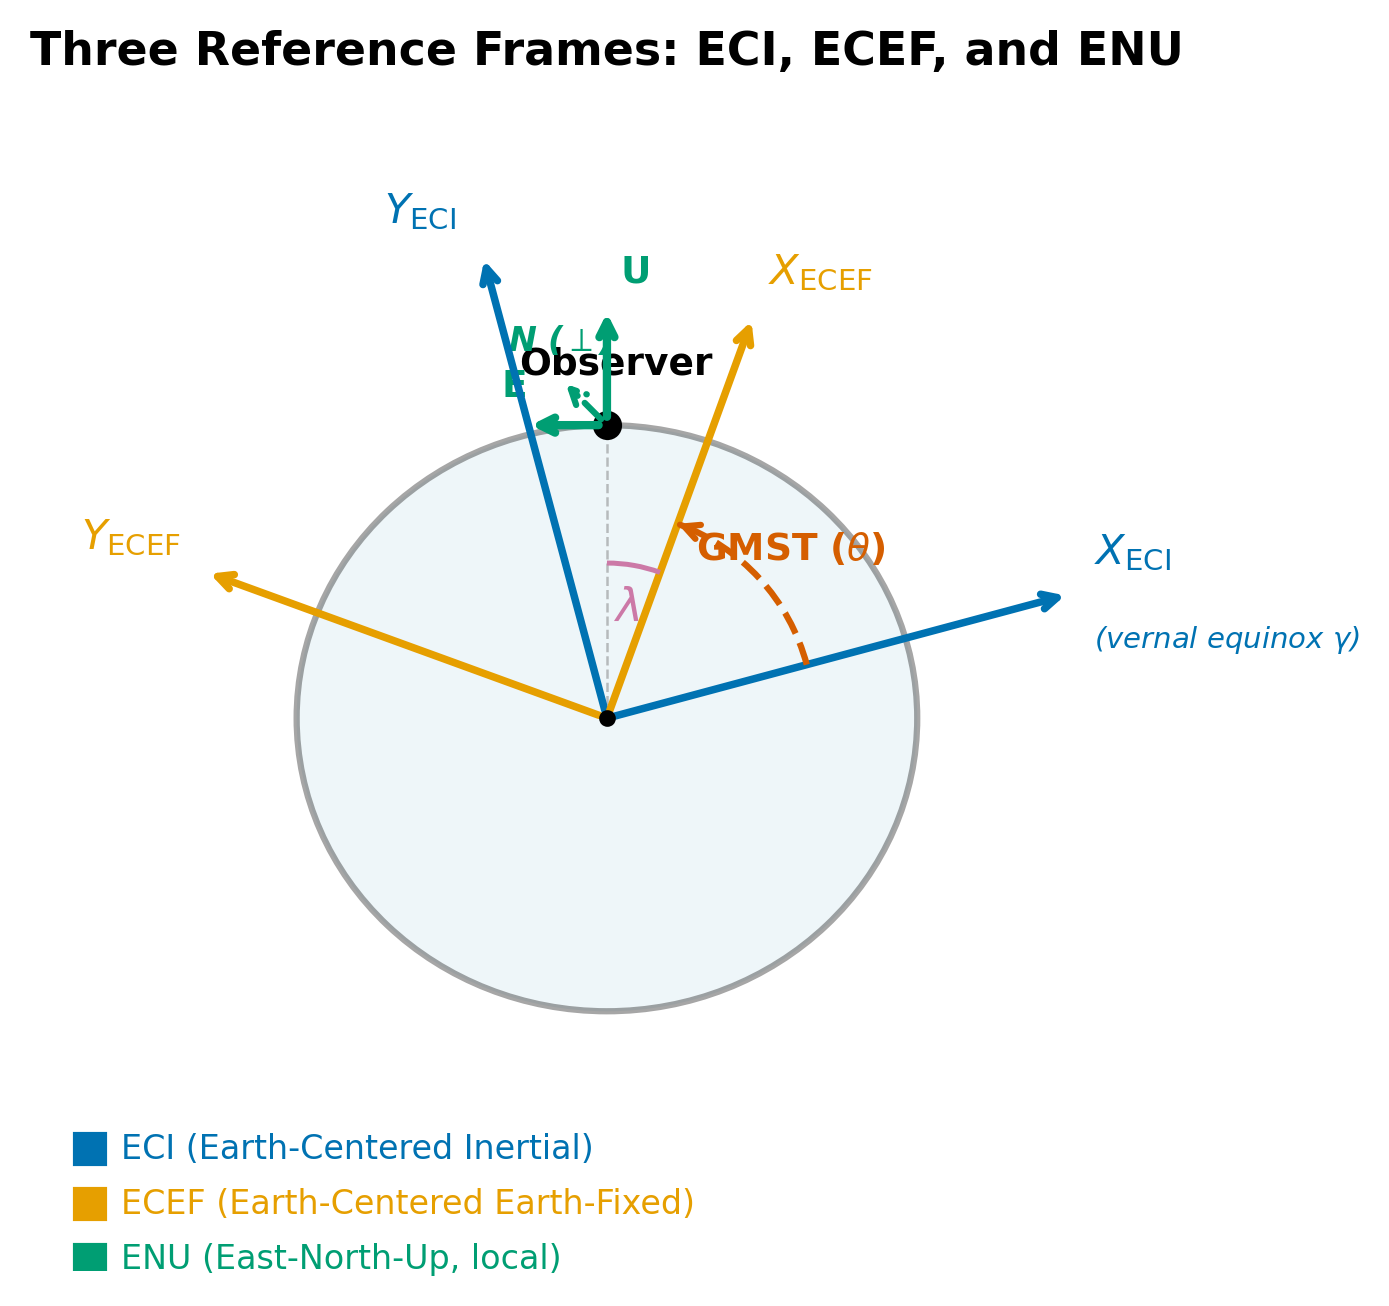

Recreate this plot in Python.
"""Figure 2: Three reference frames (ECI, ECEF, ENU) schematic."""

import sys
sys.path.insert(0, '/home/[user]/dev/pytheas/doc/figures')

import numpy as np
import matplotlib.pyplot as plt
import matplotlib.patches as mpatches
from matplotlib.patches import FancyArrowPatch, Arc, Ellipse
from style import apply_style, COLORS

apply_style()

fig, ax = plt.subplots(figsize=(6, 5))
ax.axis('off')
ax.set_xlim(-3.2, 3.2)
ax.set_ylim(-3.2, 3.5)
ax.set_aspect('equal')

# --- Earth as oblate ellipse (meridional cross-section) ---
earth = Ellipse((0, 0), width=3.6, height=3.4, linewidth=1.5,
                edgecolor=COLORS['black'], facecolor='#d0e8f0', alpha=0.35,
                zorder=1)
ax.add_patch(earth)

# --- 1) ECI axes (navy) ---
eci_color = COLORS['navy']
eci_len = 2.8

# ECI angle: tilted slightly to distinguish from ECEF
eci_angle_deg = 15
eci_angle = np.radians(eci_angle_deg)

# X_ECI
dx_eci = eci_len * np.cos(eci_angle)
dy_eci = eci_len * np.sin(eci_angle)
ax.annotate('', xy=(dx_eci, dy_eci), xytext=(0, 0),
            arrowprops=dict(arrowstyle='->', color=eci_color, lw=1.8),
            zorder=5)
ax.text(dx_eci + 0.12, dy_eci + 0.12, r'$X_{\mathrm{ECI}}$',
        color=eci_color, fontsize=10, fontweight='bold', ha='left', va='bottom')
# Small star symbol at tip direction
ax.text(dx_eci + 0.12, dy_eci - 0.18, r'(vernal equinox $\gamma$)',
        color=eci_color, fontsize=7, ha='left', va='top', style='italic')

# Y_ECI (perpendicular)
dx_eci_y = eci_len * np.cos(eci_angle + np.pi/2)
dy_eci_y = eci_len * np.sin(eci_angle + np.pi/2)
ax.annotate('', xy=(dx_eci_y, dy_eci_y), xytext=(0, 0),
            arrowprops=dict(arrowstyle='->', color=eci_color, lw=1.8),
            zorder=5)
ax.text(dx_eci_y - 0.15, dy_eci_y + 0.12, r'$Y_{\mathrm{ECI}}$',
        color=eci_color, fontsize=10, fontweight='bold', ha='right', va='bottom')

# --- 2) ECEF axes (orange) ---
ecef_color = COLORS['orange']
ecef_len = 2.5

# ECEF rotated by GMST from ECI
gmst_deg = 55  # angle between ECI and ECEF
ecef_angle = np.radians(eci_angle_deg + gmst_deg)

# X_ECEF
dx_ecef = ecef_len * np.cos(ecef_angle)
dy_ecef = ecef_len * np.sin(ecef_angle)
ax.annotate('', xy=(dx_ecef, dy_ecef), xytext=(0, 0),
            arrowprops=dict(arrowstyle='->', color=ecef_color, lw=1.8),
            zorder=5)
ax.text(dx_ecef + 0.08, dy_ecef + 0.12, r'$X_{\mathrm{ECEF}}$',
        color=ecef_color, fontsize=10, fontweight='bold', ha='left', va='bottom')

# Y_ECEF (perpendicular)
dx_ecef_y = ecef_len * np.cos(ecef_angle + np.pi/2)
dy_ecef_y = ecef_len * np.sin(ecef_angle + np.pi/2)
ax.annotate('', xy=(dx_ecef_y, dy_ecef_y), xytext=(0, 0),
            arrowprops=dict(arrowstyle='->', color=ecef_color, lw=1.8),
            zorder=5)
ax.text(dx_ecef_y - 0.12, dy_ecef_y + 0.08, r'$Y_{\mathrm{ECEF}}$',
        color=ecef_color, fontsize=10, fontweight='bold', ha='right', va='bottom')

# --- 3) GMST arc between X_ECI and X_ECEF ---
arc_radius = 1.2
gmst_arc = Arc((0, 0), 2*arc_radius, 2*arc_radius,
               angle=0, theta1=eci_angle_deg, theta2=eci_angle_deg + gmst_deg,
               color=COLORS['red'], lw=1.5, linestyle='--', zorder=6)
ax.add_patch(gmst_arc)

# Label the arc
mid_angle = np.radians(eci_angle_deg + gmst_deg / 2)
label_r = arc_radius + 0.25
ax.text(label_r * np.cos(mid_angle), label_r * np.sin(mid_angle),
        r'GMST ($\theta$)', color=COLORS['red'], fontsize=9,
        ha='center', va='center', fontweight='bold')

# Small arrowhead on the arc (draw a tiny arrow near the end)
arc_end_angle = np.radians(eci_angle_deg + gmst_deg - 3)
arc_tip_angle = np.radians(eci_angle_deg + gmst_deg)
ax.annotate('',
            xy=(arc_radius * np.cos(arc_tip_angle),
                arc_radius * np.sin(arc_tip_angle)),
            xytext=(arc_radius * np.cos(arc_end_angle),
                    arc_radius * np.sin(arc_end_angle)),
            arrowprops=dict(arrowstyle='->', color=COLORS['red'], lw=1.5),
            zorder=6)

# --- 4) Observer point on Earth's surface ---
# Place observer at latitude ~45 deg on the ECEF X-axis side
obs_lat_deg = 45
obs_angle_from_ecef = 20  # angular offset from X_ECEF in the ECEF frame
obs_angle_total = np.radians(eci_angle_deg + gmst_deg + obs_angle_from_ecef)

# Observer on the ellipse surface
a_earth, b_earth = 1.8, 1.7  # semi-axes
obs_r_angle = obs_angle_total
obs_x = a_earth * np.cos(obs_r_angle)
obs_y = b_earth * np.sin(obs_r_angle)

# Draw observer point
ax.plot(obs_x, obs_y, 'o', color=COLORS['black'], markersize=6, zorder=10)
ax.text(obs_x + 0.05, obs_y + 0.25, 'Observer', color=COLORS['black'],
        fontsize=9, fontweight='bold', ha='center', va='bottom')

# --- ENU axes at observer (green) ---
enu_color = COLORS['green']
enu_len = 0.7

# "Up" direction: radial outward from Earth center
up_angle = np.arctan2(obs_y, obs_x)
up_dx = enu_len * np.cos(up_angle)
up_dy = enu_len * np.sin(up_angle)

# "East" direction: perpendicular to Up, counterclockwise (tangent)
east_angle = up_angle + np.pi/2
east_dx = enu_len * 0.7 * np.cos(east_angle)
east_dy = enu_len * 0.7 * np.sin(east_angle)

# "North" direction: for a 2D meridional view, North is perpendicular
# In this equatorial-plane view, North points out of the plane (we show it
# going somewhat upward to suggest 3D)
north_angle = up_angle + np.pi/4  # compromise direction for visual clarity
north_dx = enu_len * 0.55 * np.cos(north_angle)
north_dy = enu_len * 0.55 * np.sin(north_angle)

# Draw ENU arrows
# Up
ax.annotate('', xy=(obs_x + up_dx, obs_y + up_dy), xytext=(obs_x, obs_y),
            arrowprops=dict(arrowstyle='->', color=enu_color, lw=2.0),
            zorder=10)
ax.text(obs_x + up_dx + 0.08, obs_y + up_dy + 0.08, 'U',
        color=enu_color, fontsize=9, fontweight='bold', ha='left', va='bottom')

# East
ax.annotate('', xy=(obs_x + east_dx, obs_y + east_dy), xytext=(obs_x, obs_y),
            arrowprops=dict(arrowstyle='->', color=enu_color, lw=2.0),
            zorder=10)
ax.text(obs_x + east_dx - 0.05, obs_y + east_dy + 0.12, 'E',
        color=enu_color, fontsize=9, fontweight='bold', ha='center', va='bottom')

# North (shown slightly differently to suggest out-of-plane)
ax.annotate('', xy=(obs_x + north_dx, obs_y + north_dy), xytext=(obs_x, obs_y),
            arrowprops=dict(arrowstyle='->', color=enu_color, lw=1.5,
                           linestyle='dashed'),
            zorder=10)
ax.text(obs_x + north_dx, obs_y + north_dy + 0.12, r'N ($\perp$)',
        color=enu_color, fontsize=8, fontweight='bold', ha='center', va='bottom',
        style='italic')

# --- Latitude arc (from equator/X_ECEF to observer) ---
lat_arc_r = 0.9
# Longitude: angle from X_ECEF to observer in ECEF frame
lon_angle_start = np.degrees(ecef_angle)
lon_angle_end = np.degrees(obs_r_angle)
lon_arc = Arc((0, 0), 2*lat_arc_r, 2*lat_arc_r,
              angle=0, theta1=lon_angle_start, theta2=lon_angle_end,
              color=COLORS['pink'], lw=1.2, zorder=6)
ax.add_patch(lon_arc)

# Label
lon_mid = np.radians((lon_angle_start + lon_angle_end) / 2)
ax.text(0.65 * np.cos(lon_mid), 0.65 * np.sin(lon_mid), r'$\lambda$',
        color=COLORS['pink'], fontsize=11, fontweight='bold',
        ha='center', va='center')

# --- Latitude angle indicator ---
# Draw a dashed line from center to observer
ax.plot([0, obs_x * 1.1], [0, obs_y * 1.1], '--', color='gray',
        lw=0.6, alpha=0.5, zorder=2)

# --- Small dot at Earth center ---
ax.plot(0, 0, 'o', color=COLORS['black'], markersize=3, zorder=8)

# --- Title ---
ax.set_title('Three Reference Frames: ECI, ECEF, and ENU',
             fontsize=11, fontweight='bold', pad=12)

# --- Legend-like labels ---
legend_x, legend_y = -3.0, -2.5
legend_items = [
    (COLORS['navy'], 'ECI (Earth-Centered Inertial)'),
    (COLORS['orange'], 'ECEF (Earth-Centered Earth-Fixed)'),
    (COLORS['green'], 'ENU (East-North-Up, local)'),
]
for i, (color, label) in enumerate(legend_items):
    ax.plot(legend_x, legend_y - i * 0.32, 's', color=color, markersize=7)
    ax.text(legend_x + 0.18, legend_y - i * 0.32, label,
            color=color, fontsize=8, va='center', ha='left')

plt.savefig('/home/[user]/dev/pytheas/doc/figures/fig02_reference_frames.png',
            dpi=300, bbox_inches='tight', facecolor='white')
plt.close()
print("Figure 2 saved.")
